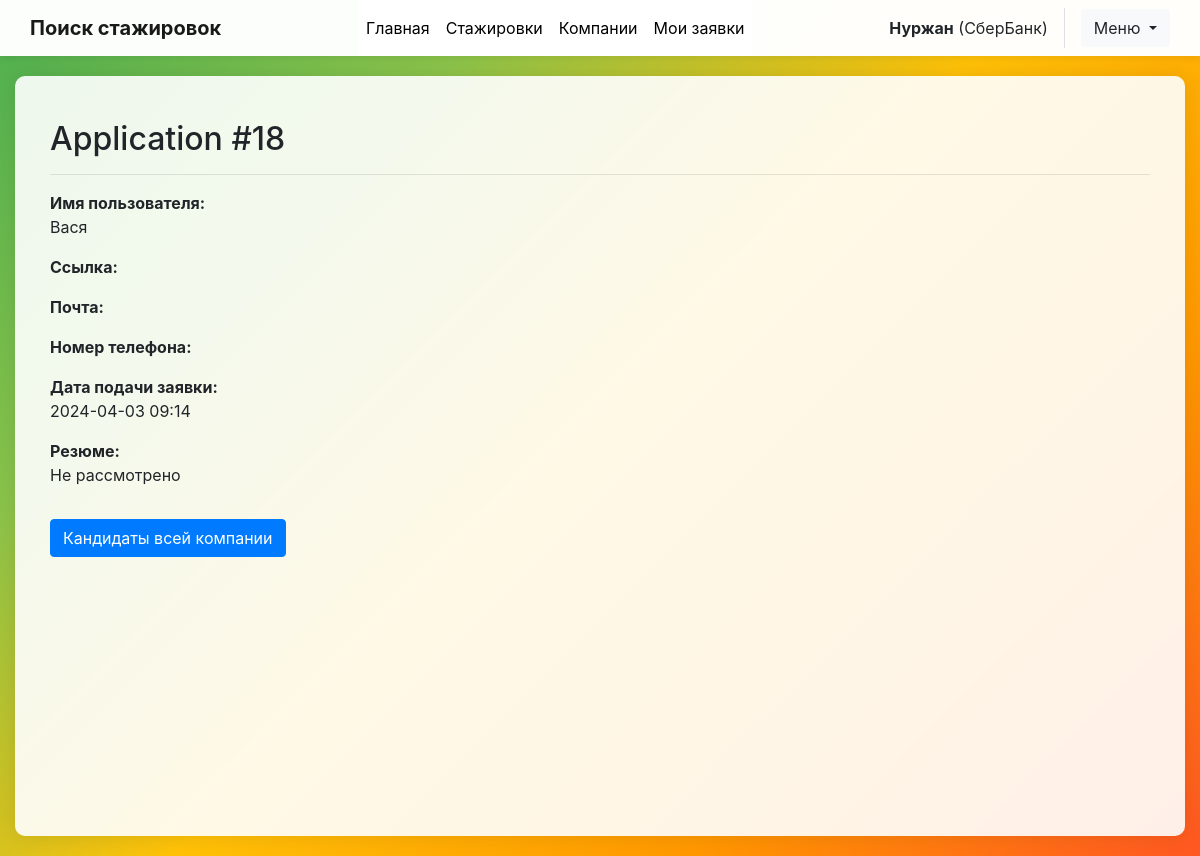
Page /job_applications/employer_details/18/ (signed in) on the committed database.
### core/models.py (models this page shows)
class UserProfile(models.Model):
    user = models.OneToOneField(settings.AUTH_USER_MODEL, on_delete=models.CASCADE, related_name='profile')
    organization = models.ForeignKey('job_catalog.EmployerOrganization', on_delete=models.SET_NULL, null=True, blank=True, related_name='user_profiles')

### job_catalog/models.py (models this page shows, shortened)
class EmployerOrganization(models.Model):
    employer_org_name = models.CharField(max_length = 50)
    employer_org_description_box = models.TextField(
        default = 'Describe your organization, but not a specific role or requirements',
        blank = False
        )
    representative_claim_token = models.CharField(max_length = 16, default = "join")

### job_applications/models.py (models this page shows, shortened)
class JobApplication(models.Model):
    user = models.ForeignKey(settings.AUTH_USER_MODEL, on_delete=models.CASCADE, related_name='job_applications')
    job_posting = models.ForeignKey(JobPosting, on_delete=models.CASCADE, related_name='applications')
    submit_date = models.DateTimeField(auto_now_add=True)
    def resume_upload_path(self, filename):
        return 'applicant_resumes/org_{0}/job_{1}/{2}'.format(
            self.job_posting.organization.id,
            self.job_posting.id,
            filename
        )
    resume = models.FileField(upload_to=resume_upload_path, null=True, blank=True)
    linkedin_url = models.URLField(max_length=250, blank=True)
    portfolio_url = models.URLField(max_length=250, blank=True)
    email_address = models.EmailField(max_length=50)
    phone_number = models.CharField(max_length=20)
    class Meta:
        unique_together = ('user', 'job_posting')

### job_applications/views.py (the view)
# urls.py: path('employer_details/<int:application_id>/', employer_application_details, name='employer_application_details'),
def employer_application_details(request, application_id):
    if not request.user.is_authenticated:
        return redirect('core:login_start')
    try:
        user_profile = request.user.profile
    except UserProfile.DoesNotExist:
        return render(request, 'job_applications/unauthorized.html', {
            'message': 'You do not have permission to view this page.'
        })
    application = get_object_or_404(JobApplication, pk=application_id)
    if application.job_posting.organization == user_profile.organization:
        return render(request, 'job_applications/employer_application_detail.html', {'application': application})
    else:
        return render(request, 'job_applications/unauthorized.html', {
            'message': 'You do not have permission to view this application.'
        })

### core/context_processors.py (called while the page is built)
def global_user_groups(request):
    is_job_poster = False
    if request.user.is_authenticated:
        is_job_poster = request.user.groups.filter(name='JobPosters').exists()
    return {
        'is_job_poster': is_job_poster,
    }

### templates/job_applications/employer_application_detail.html
{% extends 'base_generic.html' %}
{% block content %}
<div class="container mt-4">
    <h2>Application #{{ application.id }}</h2>
    <hr>
    <div class="application-detail">
        <p><strong>Имя пользователя:</strong><br>{{ application.user.username }}</p>
        <p><strong>Ссылка:</strong><br><a href="{{ application.linkedin_url }}" target="_blank">{{ application.linkedin_url }}</a></p>
        <p><strong>Почта:</strong><br>{{ application.email_address }}</p>
        <p><strong>Номер телефона:</strong><br>{{ application.phone_number }}</p>
        <p><strong>Дата подачи заявки:</strong><br>{{ application.submit_date|date:"Y-m-d H:i" }}</p>
        {% if application.resume %}
        <p><strong>Резюме:</strong><br><a href="{{ application.resume.url }}" download>Download resume</a></p>
        {% else %}
        <p><strong>Резюме:</strong><br>Не рассмотрено</p>
        {% endif %}
    </div>
    <a href="{% url 'job_applications:employer_applications' %}" class="btn btn-primary mt-3">Кандидаты всей компании</a>
</div>
{% endblock content %}

### templates/base_generic.html (shortened to what this page needs)
<!DOCTYPE html>
<html lang="en">
<head>
    {% load static %}
    <link href="https://stackpath.bootstrapcdn.com/bootstrap/4.5.2/css/bootstrap.min.css" rel="stylesheet">
    <link href="{% static 'css/styles.css' %}" rel="stylesheet">
</head>
<body>
    <nav class="navbar navbar-expand-lg navbar-light top-navbar">
    <div class="container-fluid navbar-container">
        <a class="navbar-brand" href="{% url 'core:home' %}">Поиск стажировок</a>
        <div class="collapse navbar-collapse" id="navbarContent">
            <ul class="navbar-nav mx-auto">
                <li class="nav-item">
                    <a class="nav-link" href="{% url 'core:home' %}">Главная</a>
                </li>
                <li class="nav-item">
                    <a class="nav-link" href="{% url 'job_catalog:all_jobs' %}">Стажировки</a>
                </li>
                <li class="nav-item">
                    <a class="nav-link" href="{% url 'job_catalog:all_companies' %}">Компании</a>
                </li>
                {% if request.user.is_authenticated %}
                    <li class="nav-item">
                        <a class="nav-link" href="{% url 'job_applications:my_job_applications' %}">Мои заявки</a>
                    </li>
                {% endif %}
            </ul>
            <div class="d-flex align-items-center">
                {% if request.user.is_authenticated %}
                    <div class="welcome-message d-none d-md-block">
                        <strong>{{ request.user.username }}</strong>
                        {% if request.user.profile.organization %}
                            ({{ request.user.profile.organization.employer_org_name }})
                        {% endif %}
                    </div>
                    <div class="dropdown">
                        <button class="btn btn-light dropdown-toggle" type="button" id="userMenu" data-toggle="dropdown">
                            Меню
                        </button>
                    </div>
                {% else %}
                    <a href="{% url 'core:login_start' %}" class="btn btn-outline-primary mr-2">Вход</a>
                    <a href="{% url 'core:register' %}" class="btn btn-primary">Регистрация</a>
                {% endif %}
            </div>
        </div>
    </nav>
    <div class="main-content-container">
        <div class="content-wrapper">
            {% block content %}{% endblock content %}
        </div>
    </div>
</body>
</html>

### static/css/styles.css (style rules this page uses)
.nav-item { background-color: #ffffff; display: flex; flex-direction: row; justify-content: center; width: 100%; }

### templates/base_generic.html (style rules this page uses)
.top-navbar { background-color: rgba(255, 255, 255, 0.98) !important; box-shadow: 0 2px 8px rgba(0,0,0,0.08); padding: 0; }
.navbar { max-width: 1200px; width: 100%; margin: 0 auto; padding: 0 15px; }
.navbar-brand { font-weight: 700; font-size: 1.25rem; padding: 0.8rem 0; }
.navbar-nav { display: flex; align-items: center; flex-wrap: nowrap; }
.nav-item { margin: 0; white-space: nowrap; }
.nav-link { padding: 1rem 0.8rem; display: inline-flex; align-items: center; color: #000000 !important; }
.welcome-message { padding: 0.5rem 1rem; margin-right: 1rem; border-right: 1px solid #dee2e6; }
.main-content-container { max-width: 1200px; margin: 20px auto; padding: 0 15px; }
body { background: linear-gradient(135deg, #4CAF50 0%, #8BC34A 25%, #FFC107 50%, #FF9800 75%, #FF5722 100%); background-attachment: fixed; min-height: 100vh; margin: 0; padding: 0; }
.content-wrapper { background-color: rgba(255, 255, 255, 0.9); border-radius: 10px; box-shadow: 0 0 20px rgba(0, 0, 0, 0.1); padding: 20px; margin-top: 20px; min-height: calc(100vh - 40px); }

### rows in the picture
JobApplication: id "18", user.username "Вася", submit_date "2024-04-03 09:14"

### other values in the picture
{{ request.user.username }} "Нуржан"
{{ request.user.profile.organization.employer_org_name }} "СберБанк"
